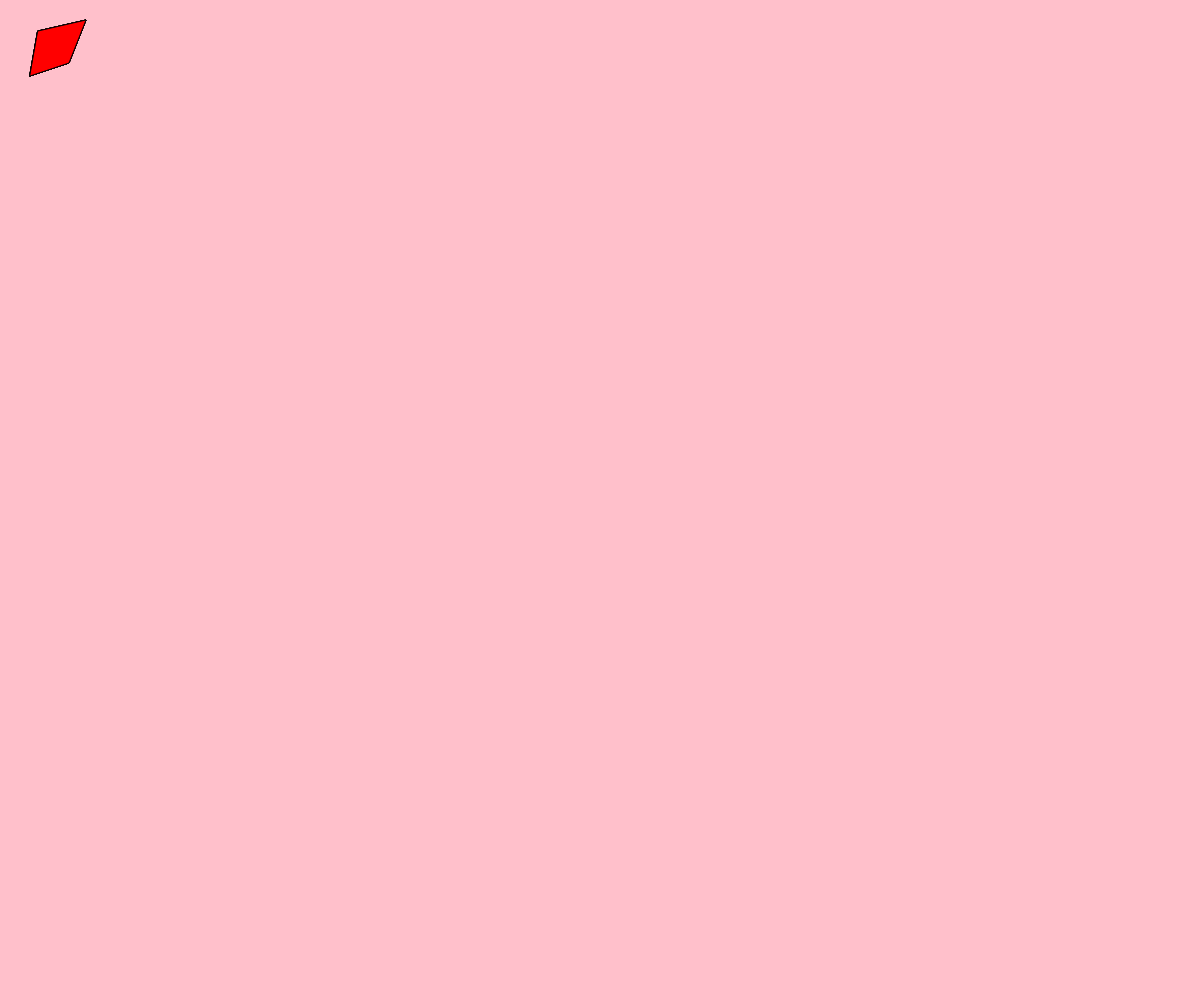
Frame 1 (no input)
Frame 60 (no input): identical to frame 1, image omitted
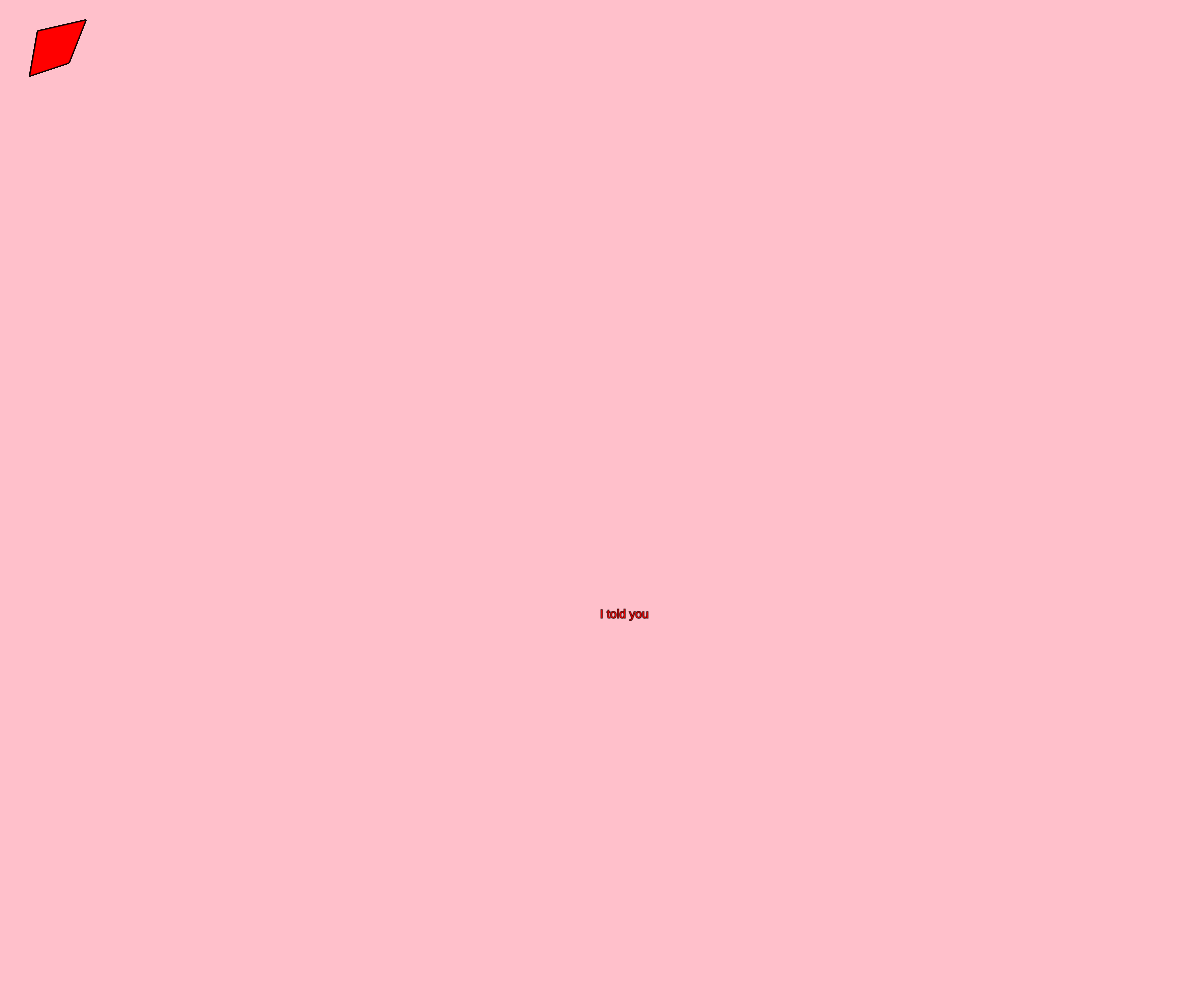
Frame 120 (the mouse pressed at the canvas centre since frame 60)

The p5.js sketch that drew these frames (run headless with seeded random() and noise() and a simulated clock; from frame 60 on, the mouse is pressed at the canvas centre):

// p5.js sketch
// ── sketch.js
/*
	array example
	week 7 mmp 310
*/

//var mars = [];

var mars = [60, 20, 100, 40, 60, 20, 100, 40]

function mousePressed() {

    var r = random(255);
    var g = random(255);
    var b = random(255);
    var c = color(r, g, b)
    mars.push([mouseX, mouseY, c]);
}

function setup() {
    createCanvas(windowWidth, windowHeight);
}

function draw() {

    background('pink');
    noStroke();


    for (let i = 0; i < mars.length; i++) {


        piano(mars[i][0], mars[i][1], 100, mars[i][2]);
        mars[i][1] += 2;
    }
}



function piano(x, y, s) {

    // sketch

    //    fill("yellow");


    stroke(5);
    fill("red");
    quad(38, 31, 86, 20, 69, 63, 30, 76);


    //    quad(x, y, x2, y2, x3, y3, x4, y4);

    text("I told you", x, y);


}








//// first character venus
//    
//    //body
//    
//    noFill();
//    
//	fill('LIGHTSKYBLUE');
//	noStroke();
//	ellipse(venusX, venusY, venusSize);
//	stroke(0);
//
//	
//    //belt
//    
//    
//    stroke('yellow');
//    noFill(0);
//    
//    //    ellipse (venusX + 10, venusY +10, venusSize * 2, venusSize / 2);  // large belt full circle
//    
//    arc (venusX + 10, venusY +10, venusSize * 2, venusSize / 2, -1, PI + 0.3);  // large belts arc
//      
//      
//    noFill(0);
//    
//    ellipse (venusX + 10, venusY +10, venusSize * 1.8, venusSize / 2.6); // small belt circle
//    
//    //    arc (venusX + 10, venusY +10, venusSize * 2, venusSize / 2, -1, PI + 0.3);  // large belts arc
//    
//    
//    
//    // eye hider ellipse
//    
//    fill('lightskyblue')
//    noStroke();
//    ellipse(venusX, venusY - 20, venusSize - 4, 50);
//
//
//    
//    // eye
//    
//    fill('black');
//   	ellipse(venusX + venusEyeSize * 3, venusY - venusEyeSize, venusEyeSize);  // left eye
//	ellipse(venusX, venusY - venusEyeSize, venusEyeSize); 		// right eye 
//    
//    // pupil
//    fill('yellow')
//    	ellipse(venusX + venusEyeSize * 3, venusY - venusEyeSize, venusEyeSize / 3);  // left pipil
//	ellipse(venusX, venusY - venusEyeSize, venusEyeSize / 3); 		// right pupil
//    
//    
//    
//    // mouth
//    
//    
//    fill('black')
//    
//    rect(venusX + 40 , venusY + 30, venusSize - 190, 17);
//    
//    
//
//    
//	// second character half moon
//    
//    
//    
//	fill('yellow');
//	noStroke();
//	arc(moonX, moonY, moonSize, moonSize, -HALF_PI, HALF_PI); // moon background
//	fill(175);
//	arc(moonX, moonY, moonSize / 2, moonSize, -HALF_PI, HALF_PI); // moon foreground
//	noFill();
//	stroke(0);
//	arc(moonX, moonY, moonSize * 3/4, moonSize, -HALF_PI, HALF_PI); // moon contour
//    
//	stroke(255);
//	text(story, storyX, storyY);

// ── hhh.js
/*
	week 7 mmp 310
	array cat
*/

var cats = []; // empty cats

function mousePressed() {
	cats.push([mouseX, mouseY]);
}

function setup() {
	createCanvas(windowWidth, windowHeight);
}

function draw() {
	background(0);
	for (let i = 0; i < cats.length; i++) {
		cat(cats[i][0], cats[i][1], 100);
		cats[i][1] += 2;
	}
}

function cat(x, y, s) {
	// cat drawing
	fill(s, 0, s);
    
    
    
	triangle(x - s*0.75, y - s/4, x + s*0.75, y - s/4, x, y + s/2); // ears
	ellipse(x, y, s); // face
	fill(255);
	ellipse(x - s/4, y, s/4, s/2); // left eye
	ellipse(x + s/4, y, s/4, s/2); // right eye
}
